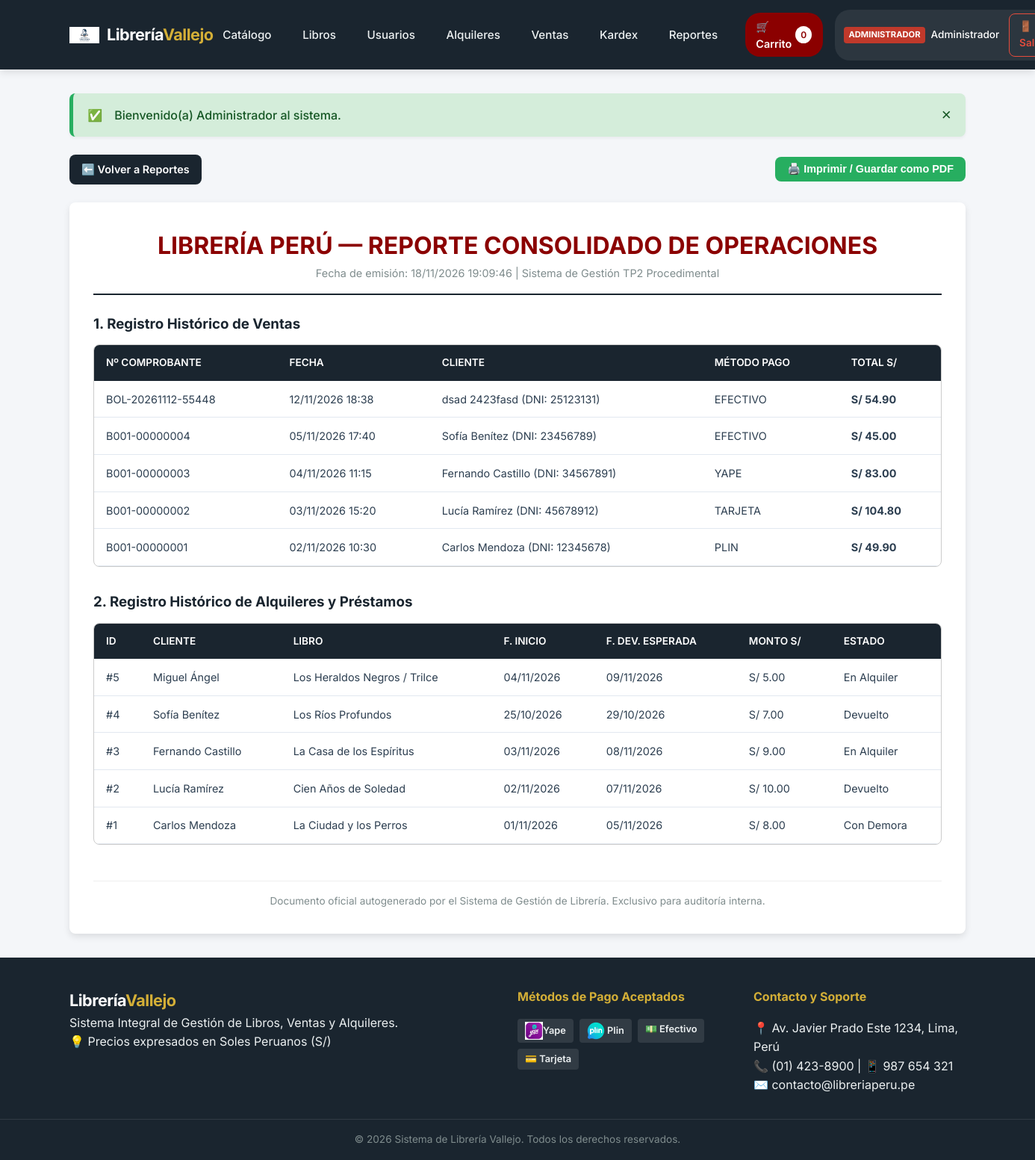
/modulos/reportes/imprimir.php (signed in), run on the app's committed database.
### tables this page shows
CREATE TABLE `ventas` (
  `id_venta` int(11) NOT NULL,
  `id_usuario` int(11) NOT NULL,
  `num_comprobante` varchar(30) NOT NULL,
  `subtotal` decimal(10,2) NOT NULL DEFAULT '0.00',
  `igv` decimal(10,2) NOT NULL DEFAULT '0.00',
  `total` decimal(10,2) NOT NULL DEFAULT '0.00',
  `metodo_pago` enum('EFECTIVO','YAPE','PLIN','TARJETA','TRANSFERENCIA') NOT NULL DEFAULT 'EFECTIVO',
  `num_operacion` varchar(50) DEFAULT NULL,
  `fecha_venta` datetime NOT NULL DEFAULT CURRENT_TIMESTAMP
);

CREATE TABLE `usuarios` (
  `id_usuario` int(11) NOT NULL,
  `id_rol` int(11) NOT NULL,
  `dni` varchar(15) NOT NULL,
  `nombre` varchar(100) NOT NULL,
  `apellido` varchar(100) NOT NULL,
  `email` varchar(120) NOT NULL,
  `password` varchar(255) NOT NULL,
  `telefono` varchar(20) DEFAULT NULL,
  `direccion` varchar(255) DEFAULT NULL,
  `estado` enum('ACTIVO','INACTIVO') NOT NULL DEFAULT 'ACTIVO',
  `fecha_registro` datetime NOT NULL DEFAULT CURRENT_TIMESTAMP
);

CREATE TABLE `alquileres` (
  `id_alquiler` int(11) NOT NULL,
  `id_usuario` int(11) NOT NULL,
  `id_libro` int(11) NOT NULL,
  `fecha_inicio` date NOT NULL,
  `fecha_dev_esperada` date NOT NULL,
  `fecha_dev_real` date DEFAULT NULL,
  `monto_alquiler` decimal(10,2) NOT NULL DEFAULT '0.00',
  `metodo_pago` enum('EFECTIVO','YAPE','PLIN','TARJETA','TRANSFERENCIA') NOT NULL DEFAULT 'EFECTIVO',
  `num_operacion` varchar(50) DEFAULT NULL,
  `estado` enum('En Alquiler','Devuelto','Con Demora') NOT NULL DEFAULT 'En Alquiler'
);

CREATE TABLE `libros` (
  `id_libro` int(11) NOT NULL,
  `id_categoria` int(11) NOT NULL,
  `id_autor` int(11) NOT NULL,
  `id_editorial` int(11) NOT NULL,
  `id_proveedor` int(11) NOT NULL,
  `titulo` varchar(200) NOT NULL,
  `isbn` varchar(30) NOT NULL,
  `precio_venta` decimal(10,2) NOT NULL DEFAULT '0.00',
  `precio_alquiler` decimal(10,2) NOT NULL DEFAULT '0.00',
  `stock` int(11) NOT NULL DEFAULT '0',
  `portada` varchar(255) DEFAULT 'img/no-cover.png.jpg',
  `fecha_publicacion` date DEFAULT NULL,
  `estado` enum('DISPONIBLE','AGOTADO','DESCONTINUADO') NOT NULL DEFAULT 'DISPONIBLE'
);

### modulos/reportes/imprimir.php (the view, shortened to what this page needs)
<?php
require_once __DIR__ . '/../../config/conexion.php';
$fecha_generacion = date('d/m/Y H:i:s');
$res_v = mysqli_query($conexion, "SELECT v.*, u.nombre, u.apellido, u.dni FROM ventas v INNER JOIN usuarios u ON v.id_usuario = u.id_usuario ORDER BY v.id_venta DESC");
$res_a = mysqli_query($conexion, "SELECT a.*, u.nombre, u.apellido, l.titulo FROM alquileres a INNER JOIN usuarios u ON a.id_usuario = u.id_usuario INNER JOIN libros l ON a.id_libro = l.id_libro ORDER BY a.id_alquiler DESC");
include_once __DIR__ . '/../../includes/header.php';
?>
<div class="no-print" style="margin-bottom: 1.5rem; display: flex; justify-content: space-between; align-items: center;">
    <a href="<?php echo BASE_URL; ?>modulos/reportes/index.php" class="btn btn-secondary">⬅️ Volver a Reportes</a>
    <button onclick="window.print();" class="btn btn-success">🖨️ Imprimir / Guardar como PDF</button>
</div>
<div class="form-card" style="max-width: 100%; padding: 2rem; background: #fff;">
    <div style="text-align: center; border-bottom: 2px solid var(--secondary); padding-bottom: 1rem; margin-bottom: 1.5rem;">
        <h1 style="color: var(--primary);">LIBRERÍA PERÚ — REPORTE CONSOLIDADO DE OPERACIONES</h1>
        <p style="color: var(--text-muted); font-size: 0.9rem;">Fecha de emisión: <?php echo $fecha_generacion; ?> | Sistema de Gestión TP2 Procedimental</p>
    </div>
    <h3 style="margin-bottom: 0.8rem; color: var(--secondary);">1. Registro Histórico de Ventas</h3>
    <div class="table-responsive" style="box-shadow: none; border: 1px solid #ccc; margin-bottom: 2rem;">
        <table class="tabla-custom">
            <thead>
                <tr>
                    <th>Nº Comprobante</th>
                    <th>Fecha</th>
                    <th>Cliente</th>
                    <th>Método Pago</th>
                    <th>Total S/</th>
                </tr>
            </thead>
            <tbody>
                <?php while ($v = mysqli_fetch_assoc($res_v)): ?>
                    <tr>
                        <td><?php echo htmlspecialchars($v['num_comprobante']); ?></td>
                        <td><?php echo date('d/m/Y H:i', strtotime($v['fecha_venta'])); ?></td>
                        <td><?php echo htmlspecialchars($v['nombre'] . ' ' . $v['apellido']); ?> (DNI: <?php echo htmlspecialchars($v['dni']); ?>)</td>
                        <td><?php echo htmlspecialchars($v['metodo_pago']); ?></td>
                        <td><strong>S/ <?php echo number_format($v['total'], 2); ?></strong></td>
                    </tr>
                <?php endwhile; ?>
            </tbody>
        </table>
    </div>
    <h3 style="margin-bottom: 0.8rem; color: var(--secondary);">2. Registro Histórico de Alquileres y Préstamos</h3>
    <div class="table-responsive" style="box-shadow: none; border: 1px solid #ccc;">
        <table class="tabla-custom">
            <thead>
                <tr>
                    <th>ID</th>
                    <th>Cliente</th>
                    <th>Libro</th>
                    <th>F. Inicio</th>
                    <th>F. Dev. Esperada</th>
                    <th>Monto S/</th>
                    <th>Estado</th>
                </tr>
            </thead>
            <tbody>
                <?php while ($a = mysqli_fetch_assoc($res_a)): ?>
                    <tr>
                        <td>#<?php echo $a['id_alquiler']; ?></td>
                        <td><?php echo htmlspecialchars($a['nombre'] . ' ' . $a['apellido']); ?></td>
                        <td><?php echo htmlspecialchars($a['titulo']); ?></td>
                        <td><?php echo date('d/m/Y', strtotime($a['fecha_inicio'])); ?></td>
                        <td><?php echo date('d/m/Y', strtotime($a['fecha_dev_esperada'])); ?></td>
                        <td>S/ <?php echo number_format($a['monto_alquiler'], 2); ?></td>
                        <td><?php echo htmlspecialchars($a['estado']); ?></td>
                    </tr>
                <?php endwhile; ?>
            </tbody>
        </table>
    </div>
    <div style="margin-top: 3rem; text-align: center; border-top: 1px solid #eee; padding-top: 1rem; font-size: 0.85rem; color: var(--text-muted);">
        <p>Documento oficial autogenerado por el Sistema de Gestión de Librería. Exclusivo para auditoría interna.</p>
    </div>
</div>
<?php include_once __DIR__ . '/../../includes/footer.php'; ?>

### public/assets/css/style.css (style rules this page uses)
:root { --primary: #8b0000; --primary-hover: #660000; --secondary: #1a252f; --accent: #d4af37; --bg-light: #f4f6f9; --bg-card: #ffffff; --text-dark: #2c3e50; --text-muted: #7f8c8d; --border-color: #e2e8f0; --success: #27ae60; --danger: #e74c3c; --warning: #f39c12; --info: #2980b9; --shadow-sm: 0 2px 4px rgba(0,0,0,0.05); --shadow-md: 0 4px 10px rgba(0,0,0,0.1); --radius: 8px; --transition: all 0.25s ease-in-out; }
* { margin: 0; padding: 0; box-sizing: border-box; }
body { font-family: 'Inter', -apple-system, BlinkMacSystemFont, "Segoe UI", Roboto, sans-serif; background-color: var(--bg-light); color: var(--text-dark); line-height: 1.6; display: flex; flex-direction: column; min-height: 100vh; }
.btn { display: inline-block; padding: 0.5rem 1rem; font-size: 0.9rem; font-weight: 600; text-align: center; border: none; border-radius: var(--radius); cursor: pointer; text-decoration: none; transition: var(--transition); }
.btn-secondary { background-color: var(--secondary); color: #fff; }
.btn-success { background-color: var(--success); color: #fff; }
.table-responsive { width: 100%; overflow-x: auto; background-color: var(--bg-card); border-radius: var(--radius); box-shadow: var(--shadow-sm); border: 1px solid var(--border-color); margin-bottom: 1.5rem; }
.tabla-custom { width: 100%; border-collapse: collapse; text-align: left; }
.tabla-custom th { background-color: var(--secondary); color: #fff; padding: 0.8rem 1rem; font-weight: 600; font-size: 0.85rem; text-transform: uppercase; }
.tabla-custom td { padding: 0.8rem 1rem; border-bottom: 1px solid var(--border-color); font-size: 0.9rem; }
.form-card { background-color: var(--bg-card); padding: 2rem; border-radius: var(--radius); box-shadow: var(--shadow-md); max-width: 650px; margin: 0 auto; }

### data on the page
ventas: num_comprobante "BOL-20261112-55448", fecha_venta "12/11/2026 18:38", id_usuario.apellido "dsad 2423fasd", id_usuario.dni "25123131", metodo_pago "EFECTIVO", total "54.90"
ventas: num_comprobante "B001-00000004", fecha_venta "05/11/2026 17:40", id_usuario.apellido "Sofía Benítez", id_usuario.dni "23456789", metodo_pago "EFECTIVO", total "45.00"
ventas: num_comprobante "B001-00000003", fecha_venta "04/11/2026 11:15", id_usuario.apellido "Fernando Castillo", id_usuario.dni "34567891", metodo_pago "YAPE", total "83.00"
ventas: num_comprobante "B001-00000002", fecha_venta "03/11/2026 15:20", id_usuario.apellido "Lucía Ramírez", id_usuario.dni "45678912", metodo_pago "TARJETA", total "104.80"
ventas: num_comprobante "B001-00000001", fecha_venta "02/11/2026 10:30", id_usuario.apellido "Carlos Mendoza", id_usuario.dni "12345678", metodo_pago "PLIN", total "49.90"
alquileres: id_alquiler "5", id_usuario.apellido "Miguel Ángel", id_libro.titulo "Los Heraldos Negros / Trilce", fecha_inicio "04/11/2026", fecha_dev_esperada "09/11/2026", monto_alquiler "5.00", estado "En Alquiler"
alquileres: id_alquiler "4", id_usuario.apellido "Sofía Benítez", id_libro.titulo "Los Ríos Profundos", fecha_inicio "25/10/2026", fecha_dev_esperada "29/10/2026", monto_alquiler "7.00", estado "Devuelto"
alquileres: id_alquiler "3", id_usuario.apellido "Fernando Castillo", id_libro.titulo "La Casa de los Espíritus", fecha_inicio "03/11/2026", fecha_dev_esperada "08/11/2026", monto_alquiler "9.00", estado "En Alquiler"
alquileres: id_alquiler "2", id_usuario.apellido "Lucía Ramírez", id_libro.titulo "Cien Años de Soledad", fecha_inicio "02/11/2026", fecha_dev_esperada "07/11/2026", monto_alquiler "10.00", estado "Devuelto"
alquileres: id_alquiler "1", id_usuario.apellido "Carlos Mendoza", id_libro.titulo "La Ciudad y los Perros", fecha_inicio "01/11/2026", fecha_dev_esperada "05/11/2026", monto_alquiler "8.00", estado "Con Demora"

### other printed values
$cant_carrito "0"
$usuario_actual['rol'] "ADMINISTRADOR"
$usuario_actual['nombre'] "Administrador"
$mensaje "Bienvenido(a) Administrador al sistema."
